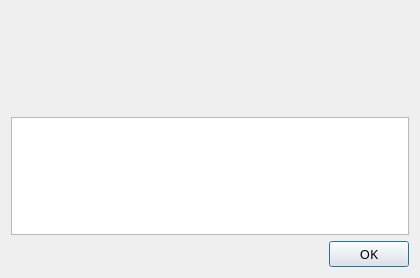
<?xml version="1.0" encoding="UTF-8"?>
<ui version="4.0">
 <class>AboutDialog</class>
 <widget class="QDialog" name="AboutDialog">
  <property name="geometry">
   <rect>
    <x>0</x>
    <y>0</y>
    <width>420</width>
    <height>278</height>
   </rect>
  </property>
  <property name="font">
   <font>
    <family>微软雅黑</family>
    <pointsize>10</pointsize>
   </font>
  </property>
  <property name="windowTitle">
   <string>Dialog</string>
  </property>
  <layout class="QGridLayout" name="gridLayout">
   <item row="0" column="0">
    <widget class="QLabel" name="label">
     <property name="minimumSize">
      <size>
       <width>100</width>
       <height>100</height>
      </size>
     </property>
     <property name="maximumSize">
      <size>
       <width>100</width>
       <height>100</height>
      </size>
     </property>
     <property name="text">
      <string/>
     </property>
     <property name="textFormat">
      <enum>Qt::AutoText</enum>
     </property>
     <property name="pixmap">
      <pixmap resource="res.qrc">:/res/images/IDT.png</pixmap>
     </property>
     <property name="scaledContents">
      <bool>true</bool>
     </property>
     <property name="alignment">
      <set>Qt::AlignCenter</set>
     </property>
    </widget>
   </item>
   <item row="0" column="1">
    <widget class="QLabel" name="contentLabel">
     <property name="font">
      <font>
       <pointsize>12</pointsize>
       <weight>75</weight>
       <bold>true</bold>
      </font>
     </property>
     <property name="text">
      <string/>
     </property>
    </widget>
   </item>
   <item row="1" column="0" colspan="3">
    <widget class="QPlainTextEdit" name="plainTextEdit">
     <property name="readOnly">
      <bool>true</bool>
     </property>
    </widget>
   </item>
   <item row="2" column="2">
    <widget class="QDialogButtonBox" name="buttonBox">
     <property name="orientation">
      <enum>Qt::Horizontal</enum>
     </property>
     <property name="standardButtons">
      <set>QDialogButtonBox::Ok</set>
     </property>
     <property name="centerButtons">
      <bool>false</bool>
     </property>
    </widget>
   </item>
  </layout>
 </widget>
 <resources>
  <include location="res.qrc"/>
 </resources>
 <connections>
  <connection>
   <sender>buttonBox</sender>
   <signal>accepted()</signal>
   <receiver>AboutDialog</receiver>
   <slot>accept()</slot>
   <hints>
    <hint type="sourcelabel">
     <x>248</x>
     <y>254</y>
    </hint>
    <hint type="destinationlabel">
     <x>157</x>
     <y>274</y>
    </hint>
   </hints>
  </connection>
  <connection>
   <sender>buttonBox</sender>
   <signal>rejected()</signal>
   <receiver>AboutDialog</receiver>
   <slot>reject()</slot>
   <hints>
    <hint type="sourcelabel">
     <x>316</x>
     <y>260</y>
    </hint>
    <hint type="destinationlabel">
     <x>286</x>
     <y>274</y>
    </hint>
   </hints>
  </connection>
 </connections>
</ui>
